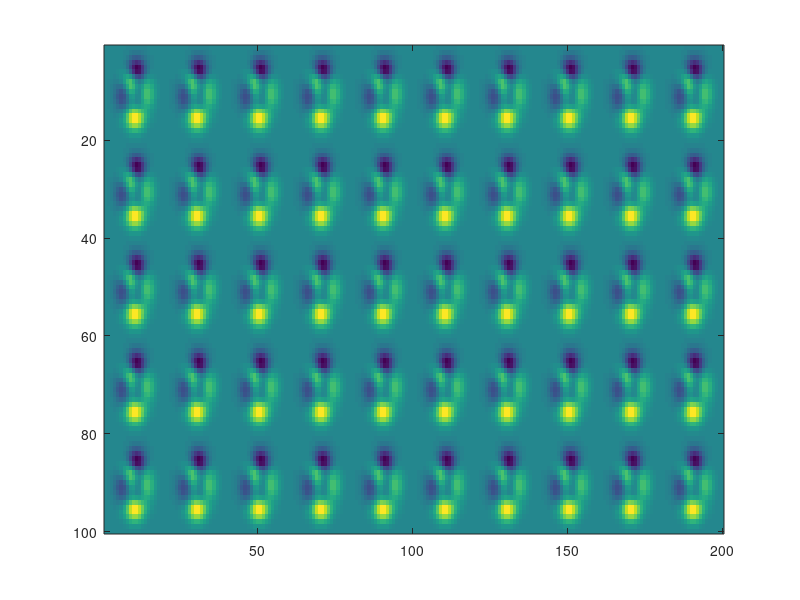
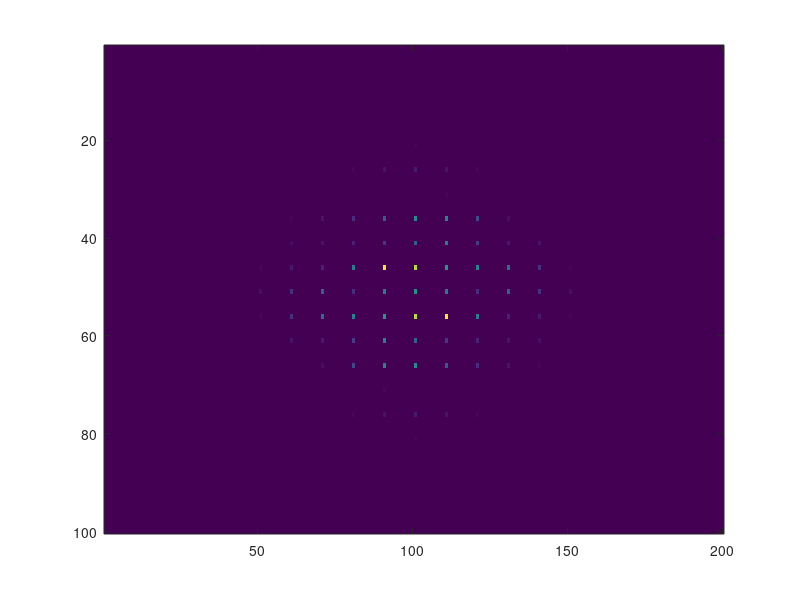
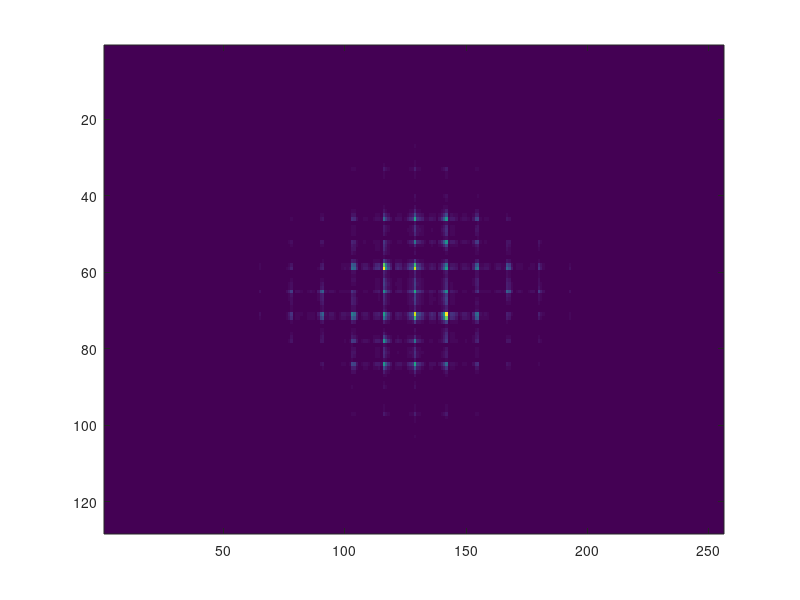

Source code (MATLAB) for these figures, in order:
clc
clear
close all

% 2-D Transform
% The 2-D Fourier transform is useful for processing 2-D signals and other 2-D data such as images.
% Create and plot 2-D data with repeated blocks.

P = peaks(20);
X = repmat(P,[5 10]);
figure(1)
imagesc(X)

% TODO : Compute the 2-D Fourier transform of the data.  
% Shift the zero-frequency component to the center of the output, and 
% plot the resulting 100-by-200 matrix, which is the same size as X.
Y = fft2(X);
figure(2)
imagesc(abs(fftshift(Y)))

Y = fft2(X,2^nextpow2(100),2^nextpow2(200));
figure(3)
imagesc(abs(fftshift(Y)));